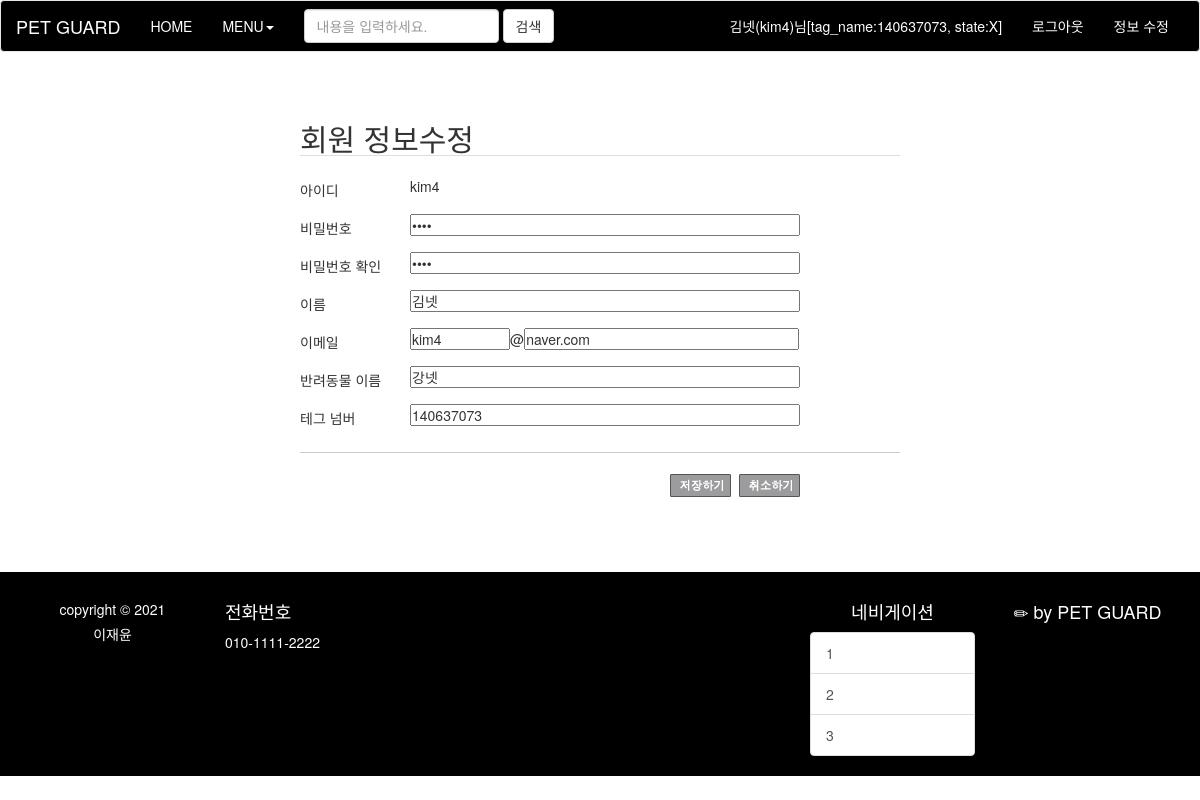
The page /project/member_modify_form.php (signed in) on the database its author committed.
### tables this page shows
CREATE TABLE `members` (
  `num` int(11) NOT NULL,
  `id` char(15) NOT NULL,
  `pass` char(15) NOT NULL,
  `name` char(10) NOT NULL,
  `email` char(80) DEFAULT NULL,
  `type` varchar(30) NOT NULL,
  `tag_name` varchar(20) NOT NULL,
  `state` char(10) NOT NULL,
  `level` int(11) NOT NULL,
  `last_position` varchar(30) NOT NULL
);

### project/member_modify_form.php (the view, shortened to what this page needs)
<!DOCTYPE html>
<html>
<head>
<link rel="stylesheet" type="text/css" href="./css/common.css">
<link rel="stylesheet" type="text/css" href="./css/members.css">
<link rel="stylesheet" href="./css/bootstrap.min.css">
<link rel="stylesheet" href="./css/bar.css">
</head>
<body>
	<header>
    	<?php include "header.php";?>
    </header>
<?php
   	$con = mysqli_connect("localhost", "user1", "12345", "pet_guard");
    $sql    = "select * from members where id='$userid'";
    $result = mysqli_query($con, $sql);
    $row    = mysqli_fetch_array($result);
    $pass = $row["pass"];
    $name = $row["name"];
		$type = $row["type"];
		$tag_name = $row["tag_name"];
    $email = explode("@", $row["email"]);
    $email1 = $email[0];
    $email2 = $email[1];
?>
	<section>
        <div id="main_content">
      		<div id="join_box">
          	<form  name="member_form" method="post" action="member_modify.php?id=<?=$userid?>">
			    <h2>회원 정보수정</h2>
    		    	<div class="form id">
				        <div class="col1">아이디</div>
				        <div class="col2">
							<?=$userid?>
				        </div>
			       	</div>
			       	<div class="form">
				        <div class="col1">비밀번호</div>
				        <div class="col2">
							<input type="password" name="pass" value="<?=$pass?>">
				        </div>
			       	</div>
			       	<div class="form">
				        <div class="col1">비밀번호 확인</div>
				        <div class="col2">
							<input type="password" name="pass_confirm" value="<?=$pass?>">
				        </div>
			       	</div>
			       	<div class="form">
				        <div class="col1">이름</div>
				        <div class="col2">
							<input type="text" name="name" value="<?=$name?>">
				        </div>
			       	</div>
			       	<div class="form email">
				        <div class="col1">이메일</div>
				        <div class="col2">
							<input type="text" name="email1" value="<?=$email1?>">@<input
							       type="text" name="email2" value="<?=$email2?>">
				        </div>
			       	</div>
			       	<div class="form">
				        <div class="col1">반려동물 이름</div>
				        <div class="col2">
							<input type="text" name="type" value="<?=$type?>">
				        </div>
			       	</div>
			       	<div class="form">
				        <div class="col1">테그 넘버</div>
				        <div class="col2">
							<input type="text" name="tag_name" value="<?=$tag_name?>">
				        </div>
			       	</div>
			       	<div class="bottom_line"> </div>
			       	<div class="buttons">
	                	<img style="cursor:pointer" src="./img/button_save.gif" onclick="check_input()">&nbsp;
                  		<img id="reset_button" style="cursor:pointer" src="./img/button_reset.gif"
                  			onclick="reset_form()">
	           		</div>
           	</form>
        	</div>
        </div>
	</section>
	<footer style="background-color: #000000; color: #ffffff">
    	<?php include "footer.php";?>
    </footer>
</body>
</html>

### project/css/common.css (style rules this page uses)
* { padding: 0; margin: 0; }
body { font-family: "돋움"; font-size: 14px; }
img { border: 0; }

### project/css/members.css (style rules this page uses)
#main_content { position: relative; width: 1000px; height: 500px; margin: 0 auto; }
#join_box { width: 600px; margin: 0 auto; }
#join_box h2 { border-bottom: solid 1px #dddddd; padding-top: 50px; }
#join_box .col1 { float: left; width: 110px; margin-top: 4px; }
#join_box .col2 { float: left; width: 400px; }
#join_box .form input { width: 390px; height: 22px; }
#join_box .form { height: 38px; }
#join_box .id { margin-top: 20px; }
#join_box input[name=email1] { width: 100px; }
#join_box input[name=email2] { width: 275px; }
#join_box .bottom_line { margin-top: 10px; border-bottom: solid 1px #cccccc; }
#join_box .buttons { text-align: right; margin: 20px 100px 0 0; }

### project/css/bar.css (style rules this page uses)
* { font-family: :'Nanum Gothic'; }

### rows shown on the page
members: name "김넷", email1 "kim4", email2 "naver.com", type "강넷", tag_name "140637073"

### other values the page prints
$logged "김넷(kim4)님[tag_name:140637073, state:X]"
$userid "kim4"
